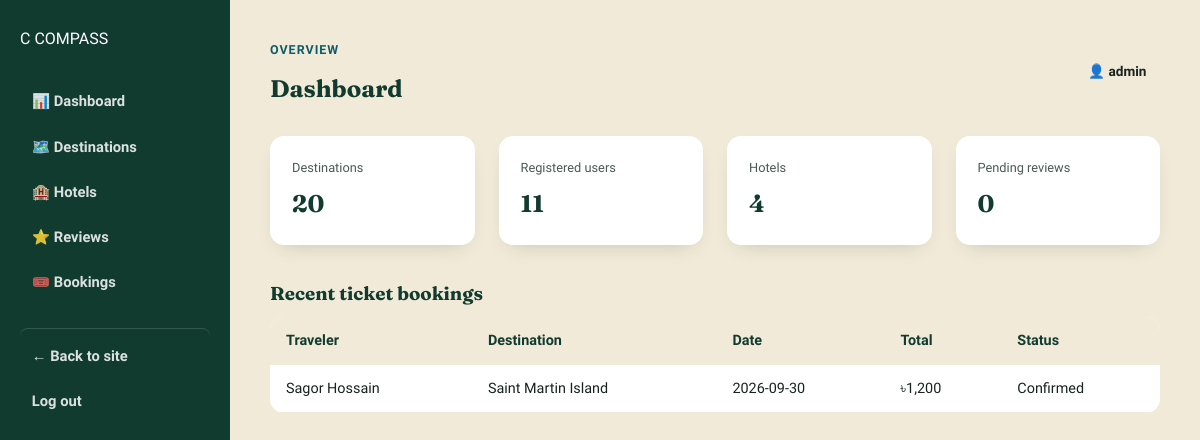
Screenshot of /admin/dashboard.php (signed in) with the database file from the repository.
### tables this page shows
CREATE TABLE `ticket_bookings` (
  `ticket_booking_id` int(11) NOT NULL AUTO_INCREMENT,
  `user_id` int(11) NOT NULL,
  `route_id` int(11) NOT NULL,
  `travel_date` date NOT NULL,
  `seats` int(11) DEFAULT 1,
  `total_price` decimal(9,2) DEFAULT NULL,
  `status` enum('Pending','Confirmed','Cancelled') DEFAULT 'Pending',
  `weather_warning_shown` tinyint(1) DEFAULT 0,
  `booked_at` timestamp NOT NULL DEFAULT current_timestamp(),
  PRIMARY KEY (`ticket_booking_id`),
  KEY `user_id` (`user_id`),
  KEY `route_id` (`route_id`)
);

CREATE TABLE `users` (
  `user_id` int(11) NOT NULL AUTO_INCREMENT,
  `full_name` varchar(100) NOT NULL,
  `email` varchar(100) NOT NULL,
  `password` varchar(255) NOT NULL,
  `phone` varchar(20) DEFAULT NULL,
  `created_at` timestamp NOT NULL DEFAULT current_timestamp(),
  PRIMARY KEY (`user_id`),
  UNIQUE KEY `uq_users_email` (`email`)
);

CREATE TABLE `destinations` (
  `destination_id` int(11) NOT NULL AUTO_INCREMENT,
  `name` varchar(100) NOT NULL,
  `category_id` int(11) NOT NULL,
  `district_id` int(11) NOT NULL,
  `description` text DEFAULT NULL,
  `best_time_to_visit` varchar(150) DEFAULT NULL,
  `entry_fee` decimal(8,2) DEFAULT 0.00,
  `opening_hours` varchar(100) DEFAULT NULL,
  `latitude` decimal(10,7) DEFAULT NULL,
  `longitude` decimal(10,7) DEFAULT NULL,
  `map_link` varchar(255) DEFAULT NULL,
  `safety_tips` text DEFAULT NULL,
  `is_outdoor` tinyint(1) DEFAULT 1,
  `created_at` timestamp NOT NULL DEFAULT current_timestamp(),
  PRIMARY KEY (`destination_id`),
  KEY `idx_destinations_category` (`category_id`),
  KEY `idx_destinations_district` (`district_id`)
);

### admin/dashboard.php (the view, shortened to what this page needs)
<?php
require_once __DIR__ . '/../config/db.php';
$stats = [
    'destinations' => $pdo->query("SELECT COUNT(*) c FROM destinations")->fetch()['c'],
    'users'        => $pdo->query("SELECT COUNT(*) c FROM users")->fetch()['c'],
    'hotels'       => $pdo->query("SELECT COUNT(*) c FROM hotels")->fetch()['c'],
    'ticket_bookings' => $pdo->query("SELECT COUNT(*) c FROM ticket_bookings")->fetch()['c'],
    'hotel_bookings'  => $pdo->query("SELECT COUNT(*) c FROM hotel_bookings")->fetch()['c'],
    'reviews'      => $pdo->query("SELECT COUNT(*) c FROM reviews")->fetch()['c'],
    'pending_reviews' => $pdo->query("SELECT COUNT(*) c FROM reviews WHERE is_verified = 0")->fetch()['c'],
];
$recentTickets = $pdo->query(
    "SELECT tb.travel_date, tb.status, tb.total_price, u.full_name, d.name AS destination_name
     FROM ticket_bookings tb
     JOIN users u ON u.user_id = tb.user_id
     JOIN transport_routes r ON r.route_id = tb.route_id
     JOIN destinations d ON d.destination_id = r.destination_id
     ORDER BY tb.booked_at DESC LIMIT 5"
)->fetchAll();
include __DIR__ . '/includes/header.php';
?>
<div class="admin-topbar">
  <div><span class="eyebrow">Overview</span><h2 style="margin:0;">Dashboard</h2></div>
  <span class="user-pill">👤 <?= htmlspecialchars($_SESSION['admin_username']) ?></span>
</div>
<div class="category-grid" style="grid-template-columns:repeat(4,1fr); margin-bottom:34px;">
  <div class="dest-card" style="padding:22px;"><div class="dest-body" style="padding:0;"><span style="font-size:.8rem; color:var(--ink-soft);">Destinations</span><h2 style="margin:6px 0 0;"><?= $stats['destinations'] ?></h2></div></div>
  <div class="dest-card" style="padding:22px;"><div class="dest-body" style="padding:0;"><span style="font-size:.8rem; color:var(--ink-soft);">Registered users</span><h2 style="margin:6px 0 0;"><?= $stats['users'] ?></h2></div></div>
  <div class="dest-card" style="padding:22px;"><div class="dest-body" style="padding:0;"><span style="font-size:.8rem; color:var(--ink-soft);">Hotels</span><h2 style="margin:6px 0 0;"><?= $stats['hotels'] ?></h2></div></div>
  <div class="dest-card" style="padding:22px;"><div class="dest-body" style="padding:0;"><span style="font-size:.8rem; color:var(--ink-soft);">Pending reviews</span><h2 style="margin:6px 0 0;"><?= $stats['pending_reviews'] ?></h2></div></div>
</div>
<h3>Recent ticket bookings</h3>
<?php if (empty($recentTickets)): ?>
  <div class="info-note">No bookings yet.</div>
<?php else: ?>
<table class="data-table">
  <thead><tr><th>Traveler</th><th>Destination</th><th>Date</th><th>Total</th><th>Status</th></tr></thead>
  <tbody>
  <?php foreach ($recentTickets as $t): ?>
    <tr>
      <td><?= htmlspecialchars($t['full_name']) ?></td>
      <td><?= htmlspecialchars($t['destination_name']) ?></td>
      <td><?= htmlspecialchars($t['travel_date']) ?></td>
      <td>৳<?= number_format($t['total_price']) ?></td>
      <td><?= htmlspecialchars($t['status']) ?></td>
    </tr>
  <?php endforeach; ?>
  </tbody>
</table>
<?php endif; ?>
<?php include __DIR__ . '/includes/footer.php'; ?>

### css/style.css (style rules this page uses)
:root { --paper: #FAF6EC; --paper-dim: #F1EAD8; --ink: #17231E; --ink-soft: #4B5A52; --forest: #1F5C4A; --forest-dark:#123B2F; --river: #157A8A; --river-dark: #0E5C68; --clay: #B4703A; --clay-dark: #8C5228; --coral: #E2543A; --gold: #E3A33E; --surface: #FFFFFF; --surface-2: #F3F8F1; --surface-3: #FDF1EE; --header-bg: rgba(250,246,236,.92); --line-1: rgba(31,92,74,.12); --line-2: rgba(31,92,74,.25); --line-3: rgba(31,92,74,.35); --line-note: rgba(31,92,74,.3); --heading: var(--forest-dark); --heading-accent: var(--river-dark); --radius-lg: 22px; --radius-md: 14px; --radius-sm: 8px; --shadow-soft: 0 12px 30px -14px rgba(18, 40, 32, .35); --shadow-card: 0 8px 22px -12px rgba(18, 40, 32, .28); --font-display: "Fraunces", Georgia, serif; --font-body: "Hind Siliguri", "Segoe UI", sans-serif; }
* { box-sizing:border-box; }
html { scroll-behavior:smooth; }
body { margin:0; font-family:var(--font-body); background:var(--paper); color:var(--ink); line-height:1.6; }
h1,h2,h3,h4 { font-family:var(--font-display); color:var(--heading); margin:0 0 .4em; }
html { transition:background-color .2s ease; }
body, .cs-header, .cs-nav a, .dest-card, .weather-tool, .filter-chip, .filter-bar select, .filter-bar input, .weather-form select, .weather-form input, .info-note, table.data-table, .user-pill, .advice-box, .btn-ghost { transition:background-color .2s ease, color .2s ease, border-color .2s ease; }
.user-pill { background:var(--paper-dim); padding:.5em 1em; border-radius:999px; font-size:.85rem; font-weight:600; white-space:nowrap; }
.eyebrow { display:inline-block; font-weight:700; font-size:.78rem; letter-spacing:.08em; text-transform:uppercase; color:var(--heading-accent); margin-bottom:10px; }
.category-grid { display:grid; grid-template-columns:repeat(3, 1fr); gap:24px; }
.dest-card { background:var(--surface); border-radius:var(--radius-md); overflow:hidden; box-shadow:var(--shadow-card); display:flex; flex-direction:column; transition:transform .2s ease, box-shadow .2s ease; }
.dest-body { padding:18px 20px 20px; display:flex; flex-direction:column; flex:1; }
table.data-table { width:100%; border-collapse:collapse; background:var(--surface); border-radius:var(--radius-md); overflow:hidden; }
table.data-table th, table.data-table td { padding:12px 16px; text-align:left; border-bottom:1px solid var(--paper-dim); font-size:.9rem; }
table.data-table th { background:var(--paper-dim); font-weight:700; color:var(--heading); }

### admin/includes/header.php (style rules this page uses)
body { background:var(--paper-dim); }
.admin-topbar { display:flex; justify-content:space-between; align-items:center; margin-bottom:28px; }

### rows the page displays
ticket_bookings: user.full_name "Sagor Hossain", destinations.name "Saint Martin Island", travel_date "2026-09-30", total_price "1,200", status "Confirmed"

### other values shown
$_SESSION['admin_username'] "admin"
$stats['destinations'] "20"
$stats['users'] "11"
$stats['hotels'] "4"
$stats['pending_reviews'] "0"
